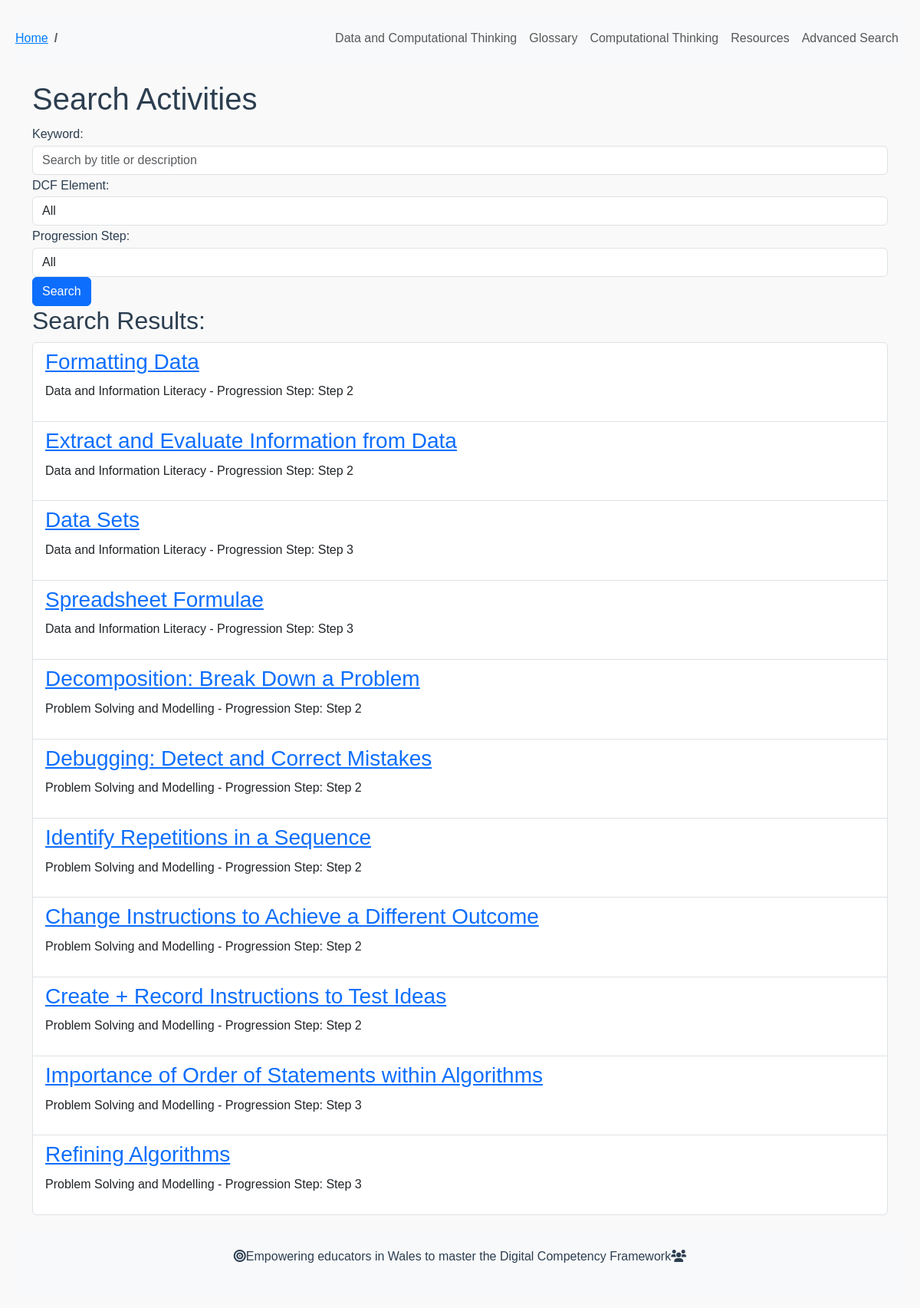
The page /activities on the database as committed earlier.
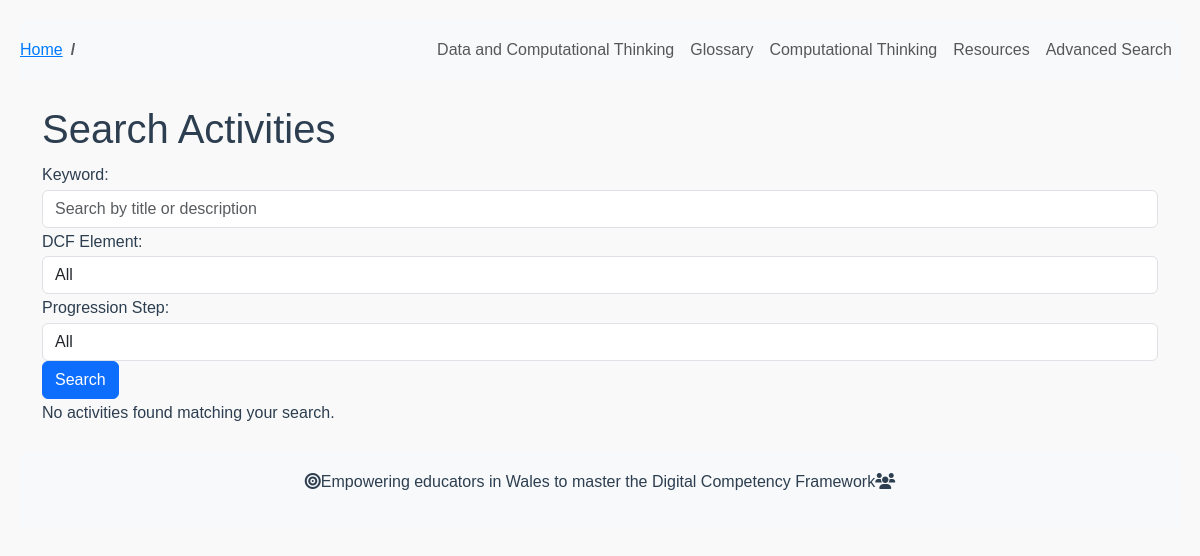
The same page on the database as committed later.
### models.py (models this page shows)
class Criteria(db.Model):
    __tablename__ = 'lesson_activity'
    id = db.Column(db.Integer, primary_key=True)
    title = db.Column(db.String(255), nullable=False)
    description = db.Column(db.Text, nullable=True)
    dcf_element = db.Column(db.String(100), nullable=True)
    progression_step = db.Column(db.String(10), nullable=True)
    template_name = db.Column(db.String(35), unique=True, nullable=False)

### app.py (the view)
@app.route('/activities', methods=['GET', 'POST'])
def activities():
    search_query = request.args.get('search', '')
    filter_query = request.args.get('filter', '')
    activities = Criteria.query
    if search_query:
        activities = activities.filter(Criteria.title.contains(search_query))
    if filter_query:
        activities = activities.filter(Criteria.dcf_element == filter_query)
    activities = activities.all()
    return render_template('activities.html', activities=activities)

### app.py (called while the page is built)
@app.context_processor
def inject_headers():
    return dict(headers=headers)

### templates/activities.html (shortened to what this page needs)
{% extends "base.html" %}
{% block content %}
    <h1>Search Activities</h1>
    <form action="{{ url_for('activities') }}" method="get">
        <div class="form-group">
            <label for="search">Keyword:</label>
            <input type="text" class="form-control" name="search" id="search" value="{{ request.args.get('search', '') }}" placeholder="Search by title or description">
        </div>
        <div class="form-group">
            <label for="filter">DCF Element:</label>
            <select name="filter" class="form-control">
                <option value="">All</option>
            </select>
        </div>
        <div class="form-group">
            <label for="progression_step">Progression Step:</label>
            <select name="progression_step" class="form-control">
                <option value="">All</option>
            </select>
        </div>
        <button type="submit" class="btn btn-primary">Search</button>
    </form>
    {% if activities %}
        <h2>Search Results:</h2>
        <ul class="list-group">
            {% for activity in activities %}
                <li class="list-group-item">
                    <h3>
                        <a href="{{ url_for('activity_detail', dcf_element=activity.dcf_element, template_name=activity.template_name) }}">
                            {{ activity.title }}
                        </a>
                    </h3>
                    <p>{{ activity.dcf_element }} - Progression Step: {{ activity.progression_step }}</p>
                </li>
            {% endfor %}
        </ul>
    {% else %}
        <p>No activities found matching your search.</p>
    {% endif %}
{% endblock %}

### templates/base.html (shortened to what this page needs)
<!DOCTYPE html>
<html lang="en">
<head>
    <link href="https://cdn.jsdelivr.net/npm/bootstrap@5.3.3/dist/css/bootstrap.min.css" rel="stylesheet">
    <link rel="stylesheet" href="{{ url_for('static', filename='css/styles.css') }}">
    <link rel="stylesheet" href="https://cdnjs.cloudflare.com/ajax/libs/font-awesome/6.0.0-beta3/css/all.min.css">
</head>
<body data-page-id="{{ page_id }}">
    <nav class="navbar navbar-expand-lg navbar-light bg-light">
            <div class="collapse navbar-collapse" id="navbarNav">
                <nav aria-label="breadcrumb">
                    <ol class="breadcrumb">
                        <li class="breadcrumb-item"><a href="{{ url_for('home') }}">Home</a></li>
                        {% if page_id != 'home' %}
                        <li class="breadcrumb-item active" aria-current="page">{{ headers[page_id] }}</li>
                        {% endif %}
                    </ol>
                </nav>
                <ul class="navbar-nav ms-auto">
                    <li class="nav-item">
                        <a class="nav-link {% if request.endpoint == 'home' %}active{% endif %}" href="{{ url_for('home') }}">{{ headers['home'] }}</a>
                    </li>
                    <li class="nav-item">
                        <a class="nav-link {% if request.endpoint == 'glossary' %}active{% endif %}" href="{{ url_for('glossary') }}">{{ headers['glossary'] }}</a>
                    </li>
                    <li class="nav-item">
                        <a class="nav-link {% if request.endpoint == 'computational_thinking' %}active{% endif %}" href="{{ url_for('computational_thinking') }}">{{ headers['computational_thinking'] }}</a>
                    </li>
                    <li class="nav-item">
                        <a class="nav-link {% if request.endpoint == 'resources' %}active{% endif %}" href="{{ url_for('resources') }}">{{ headers['resources'] }}</a>
                    </li>
                    <li class="nav-item">
                        <a class="nav-link" href="{{ url_for('activities') }}">Advanced Search</a>
                    </li>
                </ul>
            </div>
    </nav>
    <main class="container mt-4">
        {% block content %}{% endblock %}
    </main>
    <footer class="text-center py-3 mt-4 bg-light">
        <p><i class="fa-solid fa-bullseye"></i>Empowering educators in Wales to master the Digital Competency Framework<i class="fa-solid fa-users"></i></p>
    </footer>
</body>
</html>

### static/css/styles.css (style rules this page uses)
body { font-family: Arial, sans-serif; line-height: 1.8; padding: 20px; color: #2C3E50; background-color: #f9f9f9; }
.breadcrumb { padding: 0; margin-bottom: 0; background-color: transparent; }
.breadcrumb-item a { color: #007bff; }
.breadcrumb-item.active { color: #6c757d; }
.breadcrumb-item.active { font-weight: bold; }

Rows that differ between the two databases and show on the page:
removed Criteria: title "Formatting Data", dcf_element "Data and Information Literacy", progression_step "Step 2"
removed Criteria: title "Extract and Evaluate Information from Data", dcf_element "Data and Information Literacy", progression_step "Step 2"
removed Criteria: title "Data Sets", dcf_element "Data and Information Literacy", progression_step "Step 3"
removed Criteria: title "Spreadsheet Formulae", dcf_element "Data and Information Literacy", progression_step "Step 3"
removed Criteria: title "Decomposition: Break Down a Problem", dcf_element "Problem Solving and Modelling", progression_step "Step 2"
removed Criteria: title "Debugging: Detect and Correct Mistakes", dcf_element "Problem Solving and Modelling", progression_step "Step 2"
removed Criteria: title "Identify Repetitions in a Sequence", dcf_element "Problem Solving and Modelling", progression_step "Step 2"
removed Criteria: title "Change Instructions to Achieve a Different Outcome", dcf_element "Problem Solving and Modelling", progression_step "Step 2"
removed Criteria: title "Create + Record Instructions to Test Ideas", dcf_element "Problem Solving and Modelling", progression_step "Step 2"
removed Criteria: title "Importance of Order of Statements within Algorithms", dcf_element "Problem Solving and Modelling", progression_step "Step 3"
removed Criteria: title "Refining Algorithms", dcf_element "Problem Solving and Modelling", progression_step "Step 3"
Other text that changed with them:
text no longer shown: "Search Results:"
text now shown: "No activities found matching your search."
